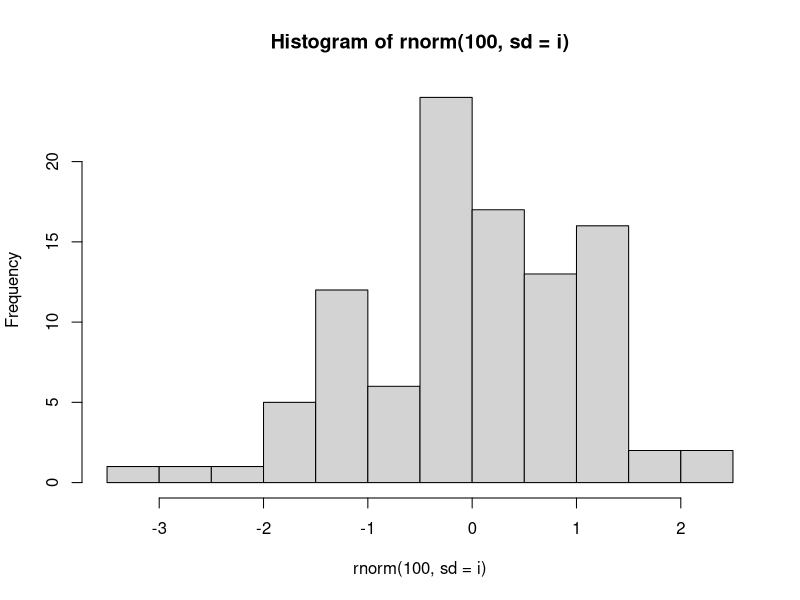
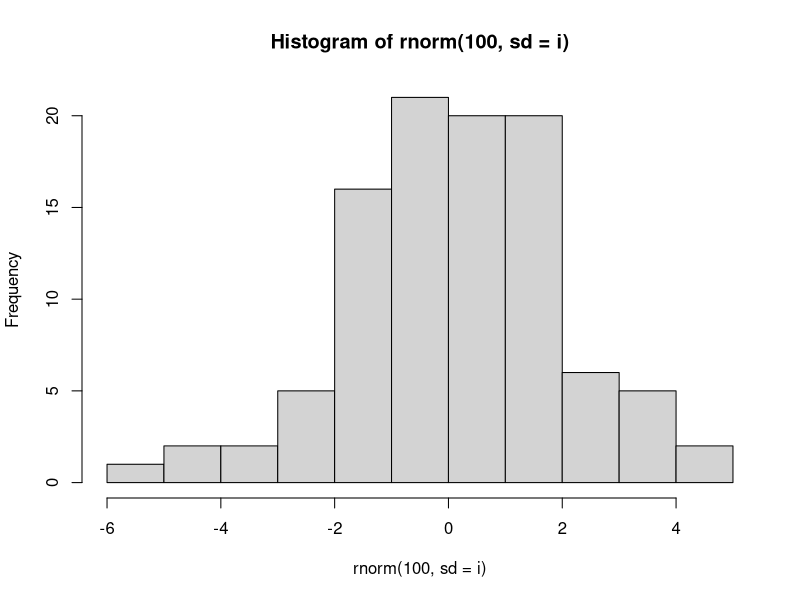
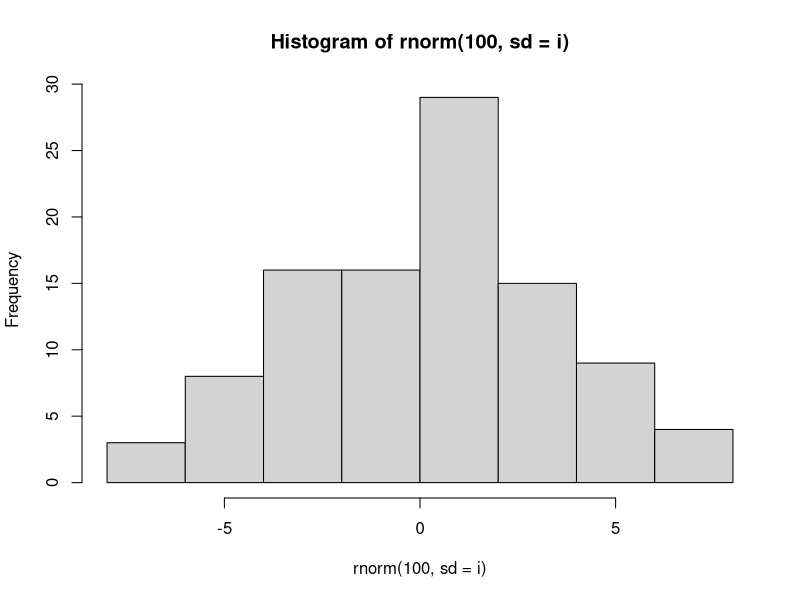
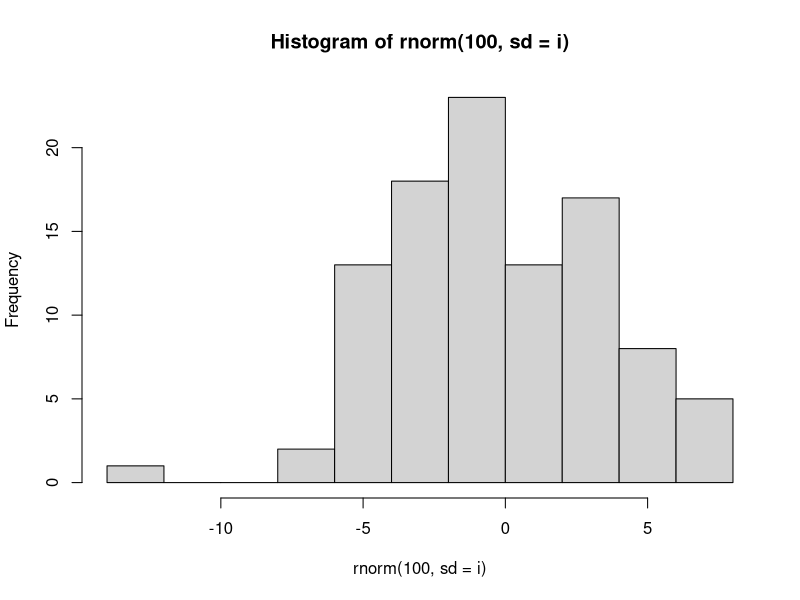
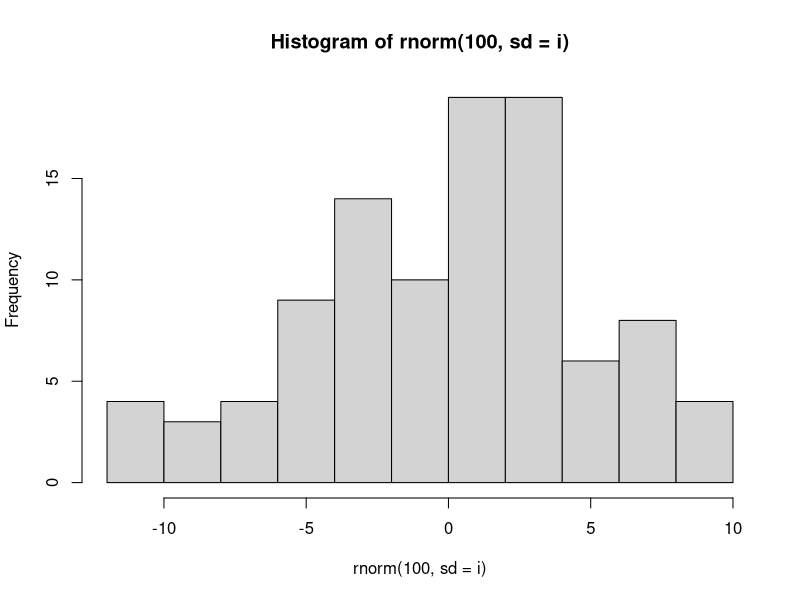
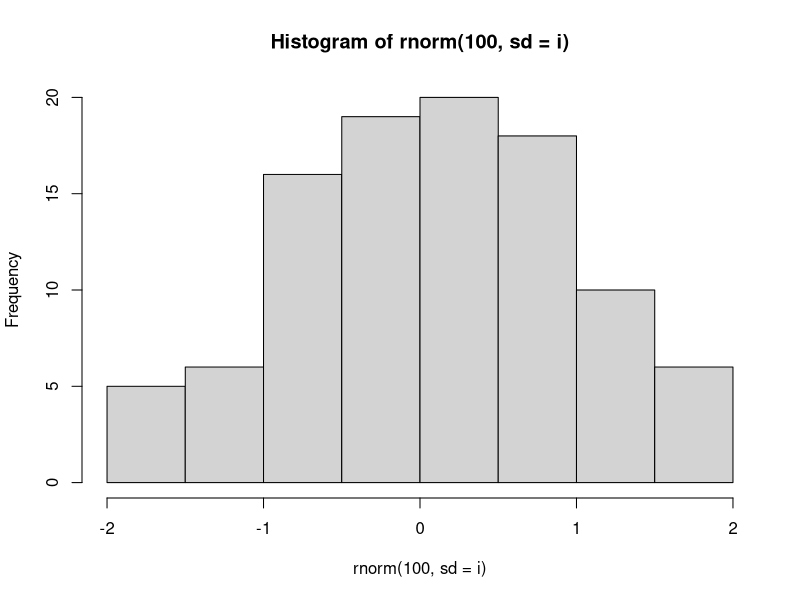
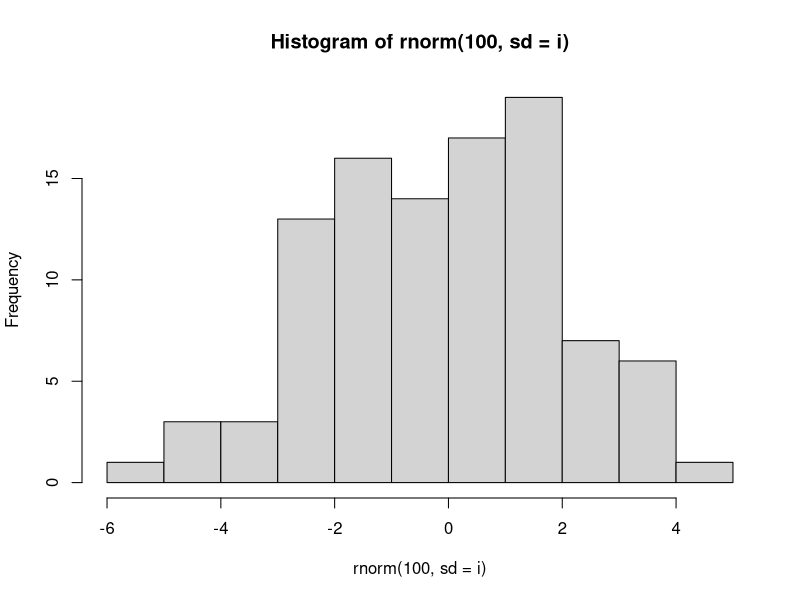
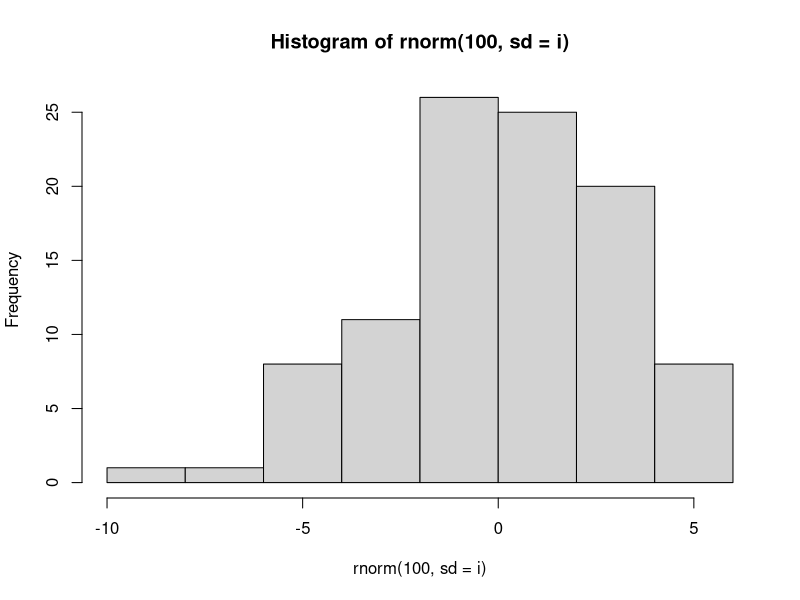

The R source for these figures, in order:
## ---- chunk 1
grep(
  "Pole",
  c(
    "Equator",
    "North Pole",
    "South Pole"
  )
)
## ---- chunk 2
grep(
  "pole",
  c(
    "Equator",
    "North Pole",
    "South Pole"
  )
)
## ---- chunk 3
nchar("South Pole")
## ---- chunk 4
nchar(NA)
## ---- chunk 5
nchar(NULL)
## ---- chunk 6
paste("North", "Pole")
## ---- chunk 7
paste("North", "Pole", sep="")
## ---- chunk 8
paste("North", "Pole", sep=".")
## ---- chunk 9
paste("North", "and", "South", "Poles")
## ---- chunk 10
i <- 8
s <- sprintf("the square of %d is %d", i, i^2)
s
## ---- chunk 11
substring("Equator", 3, 5)
## ---- chunk 12
strsplit("6-16-2011", split="-")
## ---- chunk 13
a <- regexpr("uat", "Equator")
a
## ---- chunk 14
attr(a, "match.length")
## ---- chunk 15
b <- gregexpr("iss", "Mississippi")
b
## ---- chunk 16
attr(b[[1]], "index.type")
## ---- chunk 17
grep(
  "[au]",
  c(
    "Equator",
    "North Pole",
    "South Pole"
  )
)
## ---- chunk 18
grep(
  "o.e",
  c(
    "Equator",
    "North Pole",
    "South Pole"
  )
)
## ---- chunk 19
grep(
  "N..t",
  c(
    "Equator",
    "North Pole",
    "South Pole"
  )
)
## ---- chunk 20
grep(
  ".",
  c(
    "abc",
    "de",
    "f.g"
  )
)
## ---- chunk 21
grep(
  "\\.",
  c(
    "abc",
    "de",
    "f.g"
  )
)
## ---- chunk 22
test_suffix <- function(fn, suff) {
  parts <- strsplit(
    fn, ".",
    fixed=TRUE
  )
  nparts <- length(parts[[1]])
  return(parts[[1]][nparts] == suff)
}
## ---- chunk 23
test_suffix("x.abc", "abc")
## ---- chunk 24
test_suffix("x.abc", "ac")
## ---- chunk 25
test_suffix("x.y.abc", "ac")
## ---- chunk 26
test_suffix("x.y.abc", "abc")
## ---- chunk 27
test_suffix_v2 <- function(fn, suff) {
  ncf <- nchar(fn)
  dotpos <- ncf - nchar(suff) + 1
  return(substr(fn, dotpos, ncf) == suff)
}
## ---- chunk 28
test_suffix_v2("x.y.abc", "abc")
## ---- chunk 29
test_suffix_v2("x.ac", "abc")
## ---- chunk 30
for (i in 1:5) {
  fname <- paste("q", i, ".pdf", sep="")
  pdf(fname)
  hist(rnorm(100, sd=i))
  dev.off()
}
## ---- chunk 31
for (i in 1:5) {
  fname <- sprintf("q%d.pdf", i)
  pdf(fname)
  hist(rnorm(100, sd=i))
  dev.off()
}
